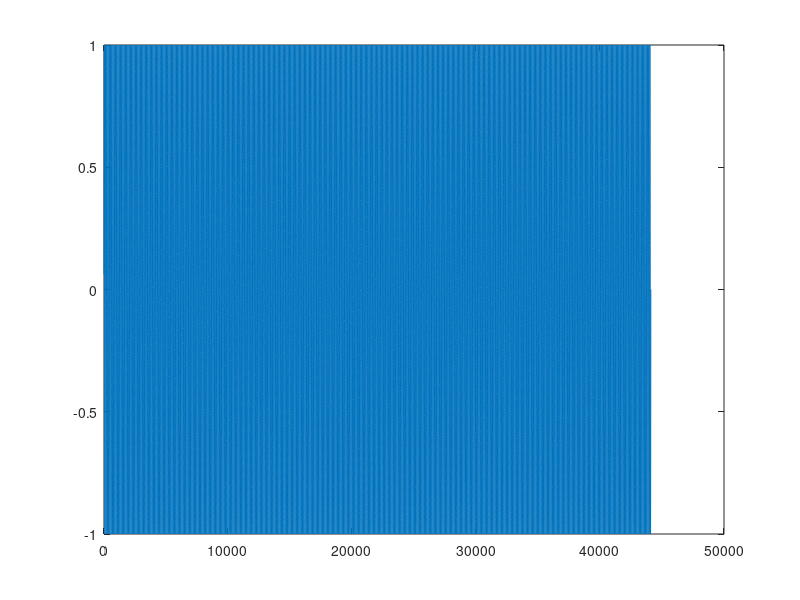

Source code (MATLAB): (Note: this script raises an error after producing the figure.)
close all;
clear all;
%[sig, Fe]= audioread('song.wav');
Fe= 44100;
sig= sin((1:Fe)/Fe*440*2*pi)';
plot(sig);
freq_la_ref= 440;

Q=15;

sepctrum= f_Q_transform(sig, Fe, Q, freq_la_ref);